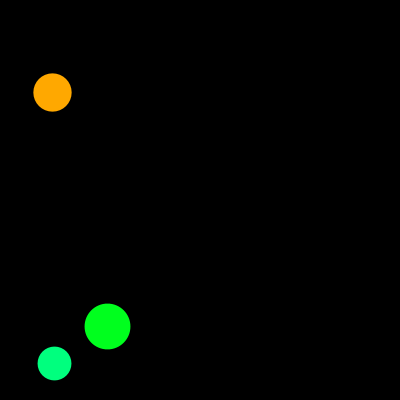
Frame 1 (no input)
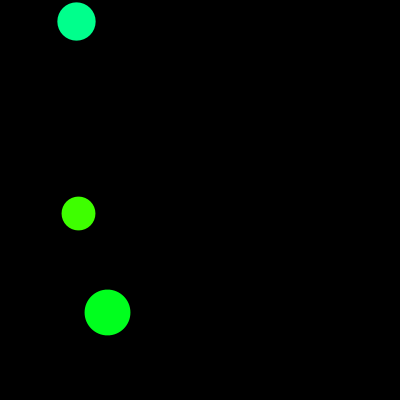
Frame 60 (the mouse pressed at the canvas centre just before this capture)
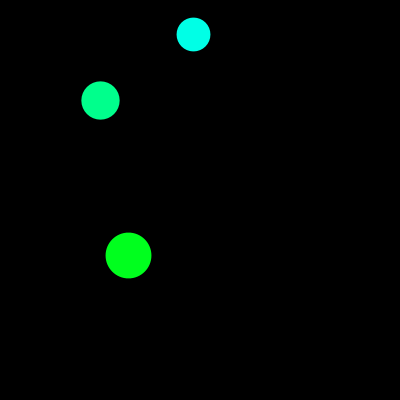
Frame 120 (the mouse held since frame 60 and released just before this capture)

The Processing sketch that drew these frames (run headless with seeded random() and noise(); from frame 60 on, the mouse is pressed at the canvas centre):

// Processing sketch: processing_100823
// ── processing_100823.pde

Ball[] ball = new Ball[1000];
int numBalls;

void setup() {
  size(400, 400);
  colorMode(HSB);      //color(hue, saturation, brightness)
  numBalls = 3;
  for (int i = 0; i < numBalls; i++) {
    ball[i] = new Ball();
  }
  noStroke();
  smooth();
}

boolean canAdvance = false;
int countFrozen;

void draw() {
  background(0);
  if (canAdvance == false) {
    for (int i = 0; i < numBalls; i++) {
      bounce(i);
      revive(i);
      ball[i].make();
      ball[i].move();
    }
  }
  checkIfWon();
  if (canAdvance) {
    winScreen();
  }
}

void bounce(int _i) {
  for (int i = 0; i < numBalls; i++) {
    if (i != _i && sqrt(sq(ball[_i].xpos-ball[i].xpos)+
      sq(ball[_i].ypos-ball[i].ypos)) <=
      ball[_i].siz/2+ball[i].siz/2) {

      float storeXspeed = ball[i].xspeed;
      float storeYspeed = ball[i].yspeed;
      ball[i].xspeed = ball[_i].xspeed;
      ball[i].yspeed = ball[_i].yspeed;
      ball[_i].xspeed = storeXspeed;
      ball[_i].yspeed = storeYspeed;
      determineCollision(i, _i);
    }
  }
}

void revive(int _i) {
  for (int i = 0; i < numBalls; i++) {
    if (i != _i && sqrt(sq(ball[_i].xpos-ball[i].xpos)+
      sq(ball[_i].ypos-ball[i].ypos)) <=
      ball[_i].siz/2+ball[i].siz/2 + sqrt(sq(ball[i].xspeed-ball[_i].xspeed) + sq(ball[i].yspeed-ball[_i].yspeed))) {

      if (ball[i].isMoving == true &&
        ball[_i].isMoving == false) {

        ball[_i].isMoving = true;
        countFrozen--;
        float storeXspeed = ball[i].xspeed;
        float storeYspeed = ball[i].yspeed;
        ball[i].xspeed = ball[_i].xspeed;
        ball[i].yspeed = ball[_i].yspeed;
        ball[_i].xspeed = storeXspeed;
        ball[_i].yspeed = storeYspeed;
        determineCollision(i, _i);
      }
    }
  }
}

void determineCollision(int i, int _i) {
  if (ball[i].xspeed > 0 && ball[_i].xspeed > 0 ||
    ball[i].xspeed < 0 && ball[_i].xspeed < 0) {
    if (ball[i].xspeed > 0) {
      if (ball[i].xpos > ball[_i].xpos) {
        ball[_i].xspeed *= -1;
      }
      else {
        ball[i].xspeed *= -1;
      }
    } 
    else {
      if (ball[i].xpos > ball[_i].xpos) {
        ball[i].xspeed *= -1;
      }
      else {
        ball[_i].xspeed *= -1;
      }
    }
  }
  if (ball[i].yspeed > 0 && ball[_i].yspeed > 0 ||
    ball[i].yspeed < 0 && ball[_i].yspeed < 0) {
    if (ball[i].yspeed > 0) {
      if (ball[i].ypos > ball[_i].ypos) {
        ball[_i].yspeed *= -1;
      }
      else {
        ball[i].yspeed *= -1;
      }
    } 
    else {
      if (ball[i].ypos > ball[_i].ypos) {
        ball[i].yspeed *= -1;
      }
      else {
        ball[_i].yspeed *= -1;
      }
    }
  }
}

void mousePressed() {
  for (int i = 0; i < numBalls; i++) {
    ball[i].check();
  }
}

void checkIfWon() {
  if (countFrozen == numBalls) {
    canAdvance = true;
  } 
  else {
    canAdvance = false;
  }
}

void winScreen() {
  background(0);
  textSize(30);
  textAlign(CENTER);
  fill(200);
  text("Level Up!", width/2, height/3);
  text("- press space to advance -", width/2, height/2);
}

void keyReleased() {
  if (canAdvance == true) {
    if (key == ' ') {
      numBalls++;
      ball[numBalls-1] = new Ball();
      for (int i = 0; i < numBalls; i++) {
        ball[i].isMoving = true;

        ball[i].siz = random(20, 60);
        ball[i].xspeed = random(-4, 4);
        ball[i].yspeed = random(-4, 4);
        ball[i].xpos = random(ball[i].siz/2, width-ball[i].siz/2);
        ball[i].ypos = random(ball[i].siz/2, height-ball[i].siz/2);
        ball[i].c = random(25, 230);
      }
      countFrozen = 0;
    }
    canAdvance = false;
  }
}

void changeSpeed() {
}

public class Ball {
  float xpos;
  float ypos;
  float siz;
  float xspeed;
  float yspeed;
  float c;        //color
  boolean isMoving;

  public Ball() {
    siz = random(20, 60);
    xspeed = random(-4, 4);
    yspeed = random(-4,4);
    xpos = random(siz/2, width-siz/2);
    ypos = random(siz/2, height-siz/2);
    c = random(25, 230);      //random hue not red
    isMoving = true;
  }

  public void make() {
    if (isMoving) {
      stroke(c, 255, 255);
    } 
    else {
      stroke(0, 255, 255);
    }
    strokeWeight(siz);
    point(xpos, ypos);
  }

  public void move() {
    if (isMoving) {
      xpos+=xspeed;
      ypos+=yspeed;
      if (xpos <= siz/2 || xpos >= width-siz/2) {
        xspeed*=-1;
        c = random(25, 230);
      }
      if (ypos <= siz/2 || ypos >= width-siz/2) {
        yspeed*=-1;
        c = random(25, 230);
      }

    xpos = constrain(xpos, siz/2, width-siz/2);
    ypos = constrain(ypos, siz/2, height-siz/2);
    }
  }

  public void check() {
    if (sqrt(sq(mouseX-xpos)+sq(mouseY-ypos)) <= siz/2) {
        if (isMoving) {
          isMoving = false;
          countFrozen++;
        } else {
          isMoving = true;
          countFrozen--;
        }
    }
  }
}
